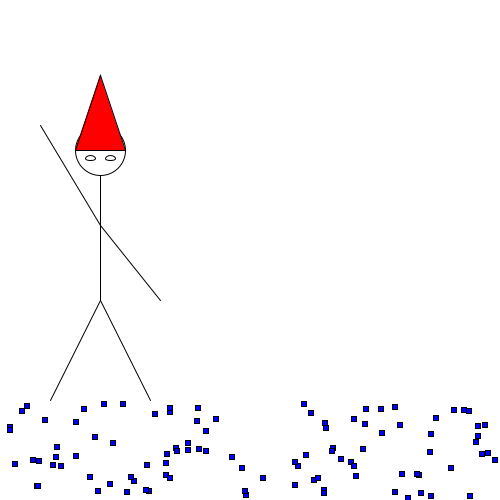
Frame 1 (no input)
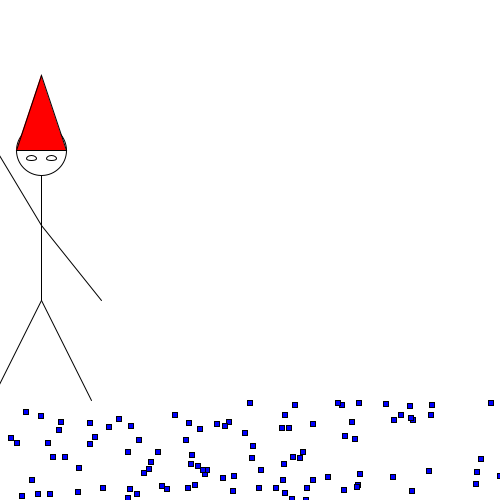
Frame 60 (the mouse pressed at the canvas centre just before this capture)
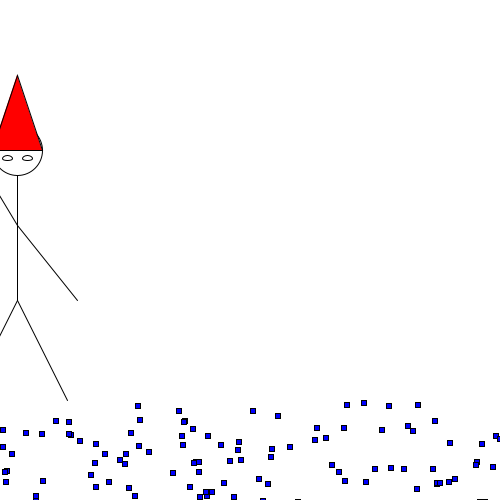
Frame 120 (the mouse held since frame 60 and released just before this capture)

The Processing sketch that drew these frames (run headless with seeded random() and noise(); from frame 60 on, the mouse is pressed at the canvas centre):

// Processing sketch: processing_126579
// ── processing_126579.pde

int monsterX;
int monsterY;
int richting;
int score;

boolean test;

void setup () {
  monsterY = 150;
  monsterX = 100;
  richting = 1;
  score = 0;

  test = false;

  size (500, 500);
}

void draw() {
  background(255);

  stroke(0);
  fill(255);
  line(monsterX, monsterY+25, monsterX, monsterY+150);
  //benen lr
  line(monsterX, monsterY+150, monsterX-50, monsterY+250);
  line(monsterX, monsterY+150, monsterX+50, monsterY+250);
  //armen lr
  line(monsterX, monsterY+75, monsterX+60, monsterY+150);
  line(monsterX, monsterY+75, monsterX-60, monsterY-25);
  //hoofd
  ellipse(monsterX, monsterY, 50, 50);
  //oogleden lr
  fill(0);
  //ogen lr
  fill(255);
  ellipse(monsterX-10, monsterY+8, 10, 5);
  ellipse(monsterX+10, monsterY+8, 10, 5);
  fill(255, 0, 0);
  triangle(monsterX-25, monsterY, monsterX+25, monsterY, monsterX, monsterY-75);

  //stippen
  fill(0,0,255);
  for (int i=0; i < 100; i ++) {
    rect(random(0, 500), random(400, 500), 5,5);
  }

  monsterX=monsterX-richting;
  if (monsterX > 500 || monsterX < 0) {
    richting = -richting;
    score = score+1;
    println(score);
    println(test);

    if (score==10) {
      test = true;
      score = 0;
     
    }
  }
}
